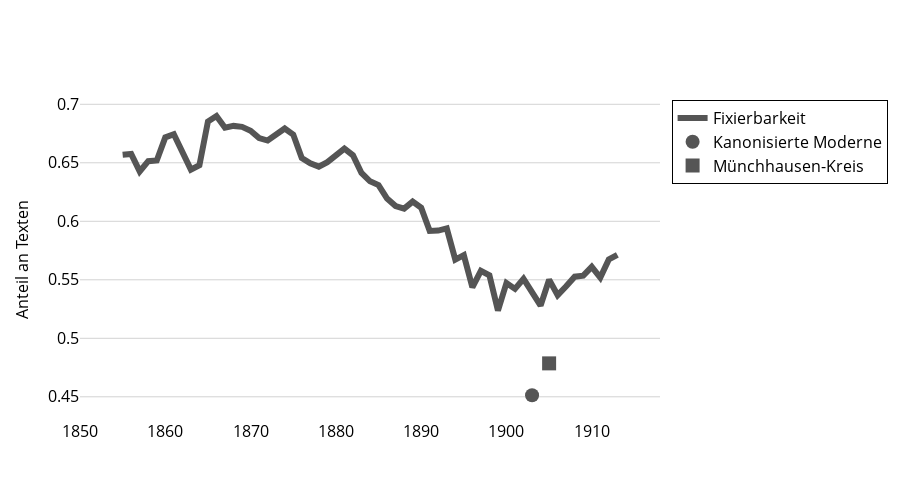

This figure's notebook cell:
### Code cell
meta_plot = ts[['fixierbar_share_smoothed']]
meta_plot.columns = ['Fixierbarkeit']
# save_ts_data(meta_plot, prefix='06_06_Fixierbarkeit_')

fig = create_ts_plot(
    data = meta_plot, 
    columns = meta_plot.columns, 
    y_axis_title = 'Anteil an Texten',
    add_corporas = sub_df, add_corpora_names = sub_names,
    add_corpora_categories = ['fixierbarkeit']
)
fig = update_fig_for_publication(fig, make_grey=True)
fig.write_image(f"plots/6.6 Fixierbarkeit der dominanten Zeitebene im Zeitverlauf.pdf")
fig.show()

### Figure 1 — Plotly figure (JSON) as saved in the notebook; plotly's stock layout.template omitted (floating-point values rounded to 4 significant figures)
{"data": [{"line": {"color": "#555555", "width": 6}, "marker": {"color": "#555555"}, "mode": "lines", "name": "Fixierbarkeit", "type": "scatter", "x": [1850, 1851, 1852, 1853, 1854, 1855, 1856, 1857, 1858, 1859, 1860, 1861, 1862, 1863, 1864, 1865, 1866, 1867, 1868, 1869, 1870, 1871, 1872, 1873, 1874, 1875, 1876, 1877, 1878, 1879, 1880, 1881, 1882, 1883, 1884, 1885, 1886, 1887, 1888, 1889, 1890, 1891, 1892, 1893, 1894, 1895, 1896, 1897, 1898, 1899, 1900, 1901, 1902, 1903, 1904, 1905, 1906, 1907, 1908, 1909, 1910, 1911, 1912, 1913, 1914, 1915, 1916, 1917, 1918], "y": [null, null, null, null, null, 0.6569, 0.6576, 0.6426, 0.6514, 0.6519, 0.6717, 0.6745, 0.6583, 0.6442, 0.6479, 0.6853, 0.69, 0.68, 0.6815, 0.6807, 0.6774, 0.6711, 0.669, 0.6742, 0.6793, 0.6741, 0.6541, 0.6495, 0.6467, 0.6505, 0.6566, 0.6621, 0.6564, 0.6413, 0.6342, 0.631, 0.6194, 0.613, 0.6108, 0.6168, 0.6116, 0.5917, 0.5921, 0.5939, 0.5673, 0.571, 0.5436, 0.5577, 0.5538, 0.5237, 0.5473, 0.5423, 0.5508, 0.5405, 0.528, 0.5501, 0.5369, 0.5444, 0.5527, 0.5535, 0.5611, 0.5519, 0.5674, 0.5714, null, null, null, null, null]}, {"line": {"color": "#555555"}, "marker": {"color": "#555555", "size": 14, "symbol": "circle"}, "mode": "markers", "name": "Kanonisierte Moderne", "showlegend": false, "type": "scatter", "x": [1903, 1903, 1903, 1903], "y": [0.4513]}, {"line": {"color": "#555555"}, "marker": {"color": "#555555", "size": 14, "symbol": "circle"}, "mode": "markers", "name": "Kanonisierte Moderne", "type": "scatter", "x": [null], "y": [null]}, {"line": {"color": "#555555"}, "marker": {"color": "#555555", "size": 14, "symbol": "square"}, "mode": "markers", "name": "Münchhausen-Kreis", "showlegend": false, "type": "scatter", "x": [1905, 1905, 1905, 1905], "y": [0.4786]}, {"line": {"color": "#555555"}, "marker": {"color": "#555555", "size": 14, "symbol": "square"}, "mode": "markers", "name": "Münchhausen-Kreis", "type": "scatter", "x": [null], "y": [null]}], "layout": {"font": {"color": "black"}, "height": 500, "legend": {"bordercolor": "black", "borderwidth": 1, "font": {"size": 16}, "traceorder": "normal"}, "paper_bgcolor": "white", "plot_bgcolor": "white", "width": 900, "xaxis": {"autorange": true, "color": "black", "gridcolor": "white", "range": [1850, 1918], "showgrid": false, "tickfont": {"size": 16}, "title": {"font": {"size": 16}}, "type": "linear"}, "yaxis": {"autorange": true, "color": "black", "gridcolor": "lightgray", "range": [0.4302, 0.7037], "tickfont": {"size": 16}, "title": {"font": {"size": 16}, "text": "Anteil an Texten"}, "type": "linear", "zerolinecolor": "lightgray"}}}
